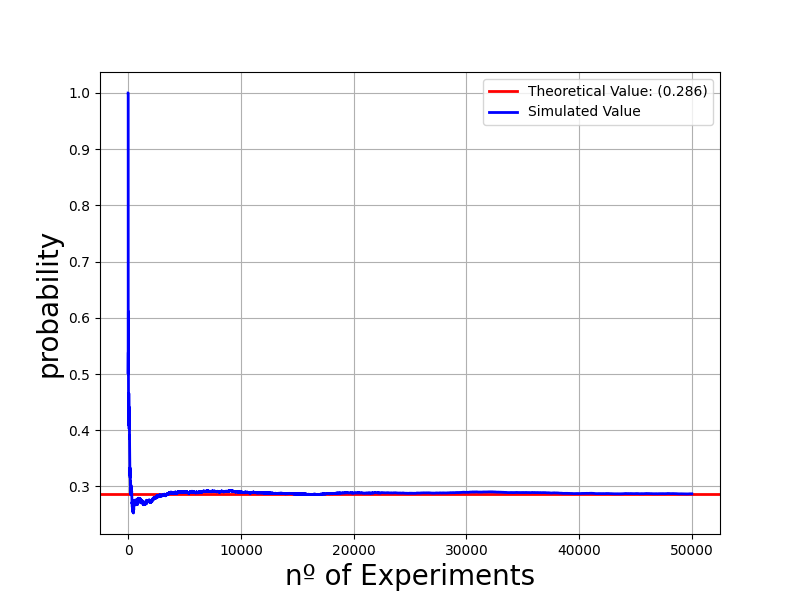

Source code (Python):
import matplotlib
matplotlib.use('Agg') # no UI backend

import numpy as np
import matplotlib.pyplot as plt
import random

theoreticalValue = 0.286
numberOfExperiments = 50000

graph = {
        "1" : ["2", "4"], 
        "2" : ["1", "3"],
        "3" : ["3"],
        "4" : ["1", "3", "5"],
        "5" : ["5"]}

winCnt = 0

probabilities = []

for experimentCnt in range(numberOfExperiments):
    flyPos = "1"

    # Grafo está na aranha ou na janela,
    while((flyPos != "5" and flyPos != "3")):
        # A mosca anda aleatoriamente para algum nó ligado
        flyPos = random.choice(graph[flyPos])
        
    if(flyPos == "5"):
        winCnt += 1


    probabilities.append(winCnt/(experimentCnt+1)) 
    
    

plt.figure(figsize=(8,6))
plt.axhline(y = theoreticalValue, linestyle='-', color='red', linewidth=2, label = 'Theoretical Value'+ ": (" + str(theoreticalValue) + ")")
plt.plot(range(len(probabilities)),probabilities, linestyle='-', color='blue', linewidth=2, label = 'Simulated Value')
plt.xlabel("nº of Experiments", fontsize=20)
plt.ylabel("probability", fontsize=20)
plt.legend()
plt.grid(True)
plt.savefig("exercise1a.png")  #savefig, don't show

    
        
